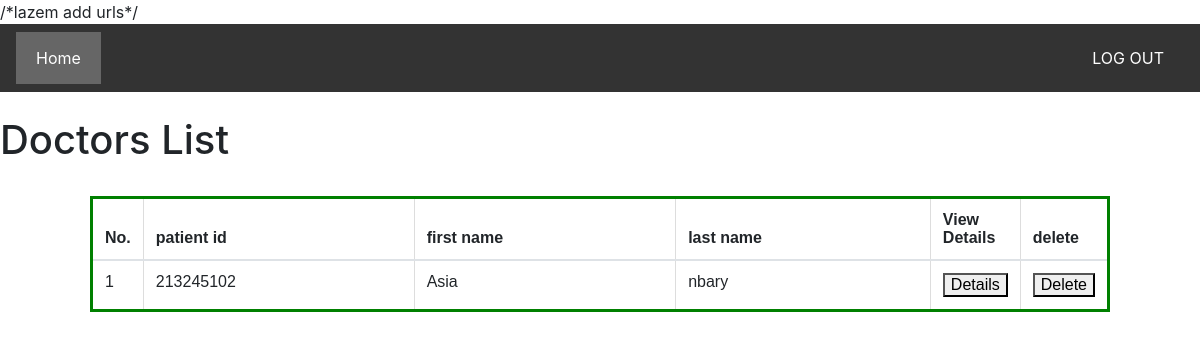
Before: /doctorList/ with the older database file.
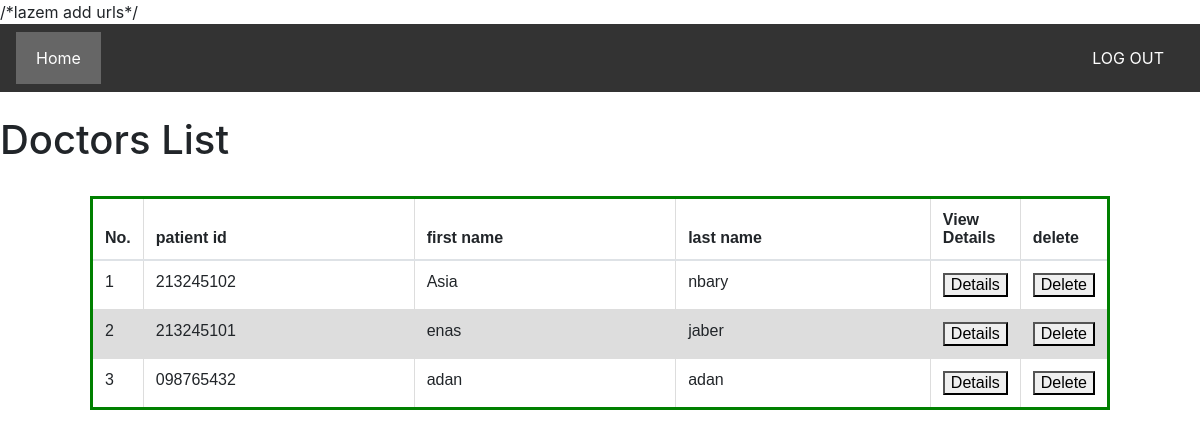
After: the same page with the newer database file.
### core/models.py (models this page shows)
class doctor_a(models.Model):
    DoctorID=models.CharField(max_length=9, primary_key=True)
    First_name=models.CharField(max_length=20,null = True)
    Last_name=models.CharField(max_length=20,null = True)
    Phone_Number1=models.CharField(max_length=10, null=True)
    Address=models.CharField(max_length=50,null=True)
    Email_Address=models.CharField(max_length=30,null=True)
    Birth_Date=models.DateField(null=True)
    Medical_Field=models.CharField(max_length=20,null=True)
    File_Diploma=models.FileField(blank=True,null=True)
    password_Doctor=models.CharField(max_length=20,null = True)
    class Meta:
        db_table = 'doctor_a'

### core/views.py (the view)
# urls.py: path('doctorList/',doctorList.as_view(),name="doctorList"),
class doctorList(ListView):
    model = doctor_a
    template_name = 'doctorList.html'

### Templates/doctorList.html (shortened to what this page needs)
<div class="navbar">
  <a href="{% url 'admin_profile'%} " class="active">Home</a>
  <a href="#" class="right">LOG OUT</a>
</div>
<head>
  <link rel="stylesheet" type="text/css" href="https://stackpath.bootstrapcdn.com/bootstrap/4.5.2/css/bootstrap.min.css">
  <link rel="stylesheet" href="https://cdnjs.cloudflare.com/ajax/libs/font-awesome/4.7.0/css/font-awesome.min.css">
</head>
<div class="header">
  <br>
  <h1> Doctors List</h1>
  <br>
</div>
<table class='table' style="  width: 85%; ">
  <thead>
      <tr>
          <th style="width:5%">No.</th>
          <th>patient id</th>
          <th>first name</th>
          <th>last name </th>
          <th style="width:5%">View Details</th>
          <th style="width:5%">delete</th>
      </tr>
  </thead>
  {% for doctor_a in object_list %}
  <tr>
      <td>{{ forloop.counter }}</td>
      <td>{{ doctor_a.DoctorID }}</td>
      <td>{{ doctor_a.First_name }}</td>
      <td>{{ doctor_a.Last_name }}</td>
      <td>
          <a href="{% url 'doctor_detail' doctor_a.DoctorID %}"><button>Details </button></a>
      </td>
      <td><button onclick="return confirmDelete()">Delete</button>
        </td>
  </tr>
  {% endfor %}
</table>

Changed rows visible on the page:
added doctor_a: DoctorID "213245101", First_name "enas", Last_name "jaber"
added doctor_a: DoctorID "098765432", First_name "adan", Last_name "adan"
